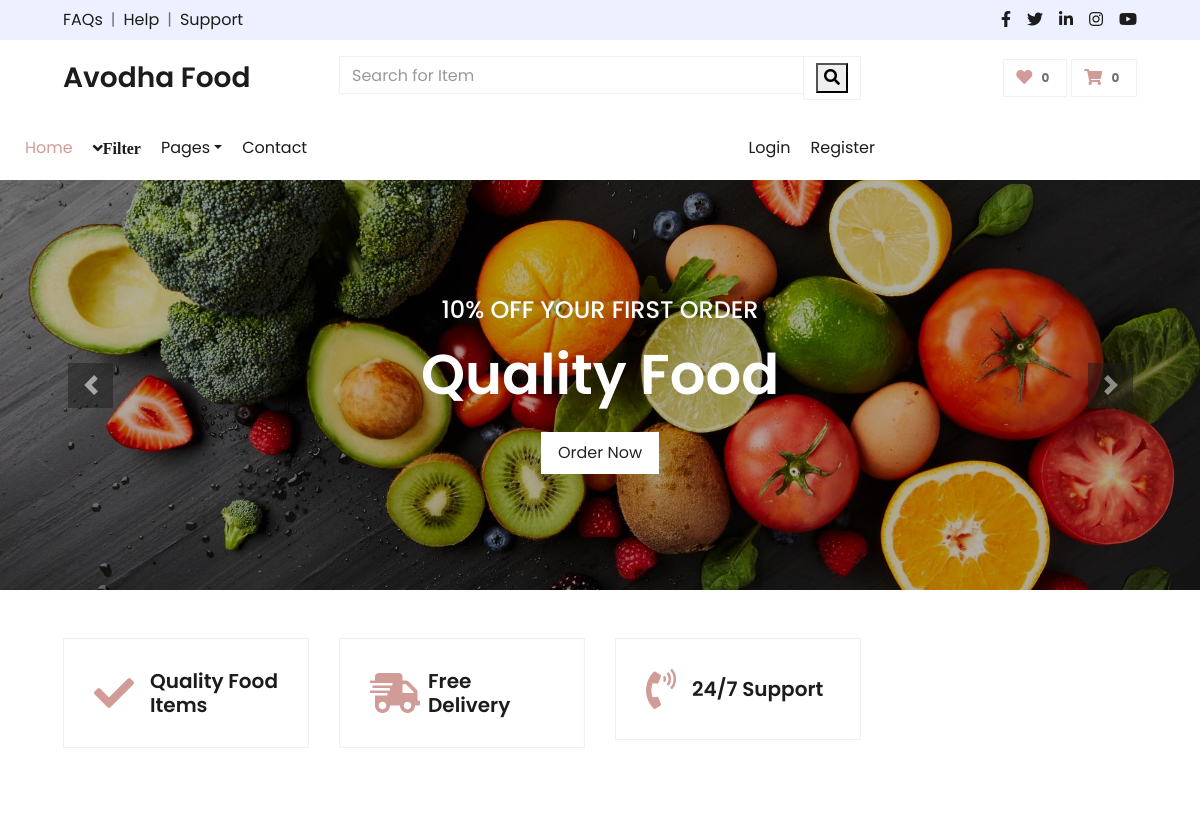
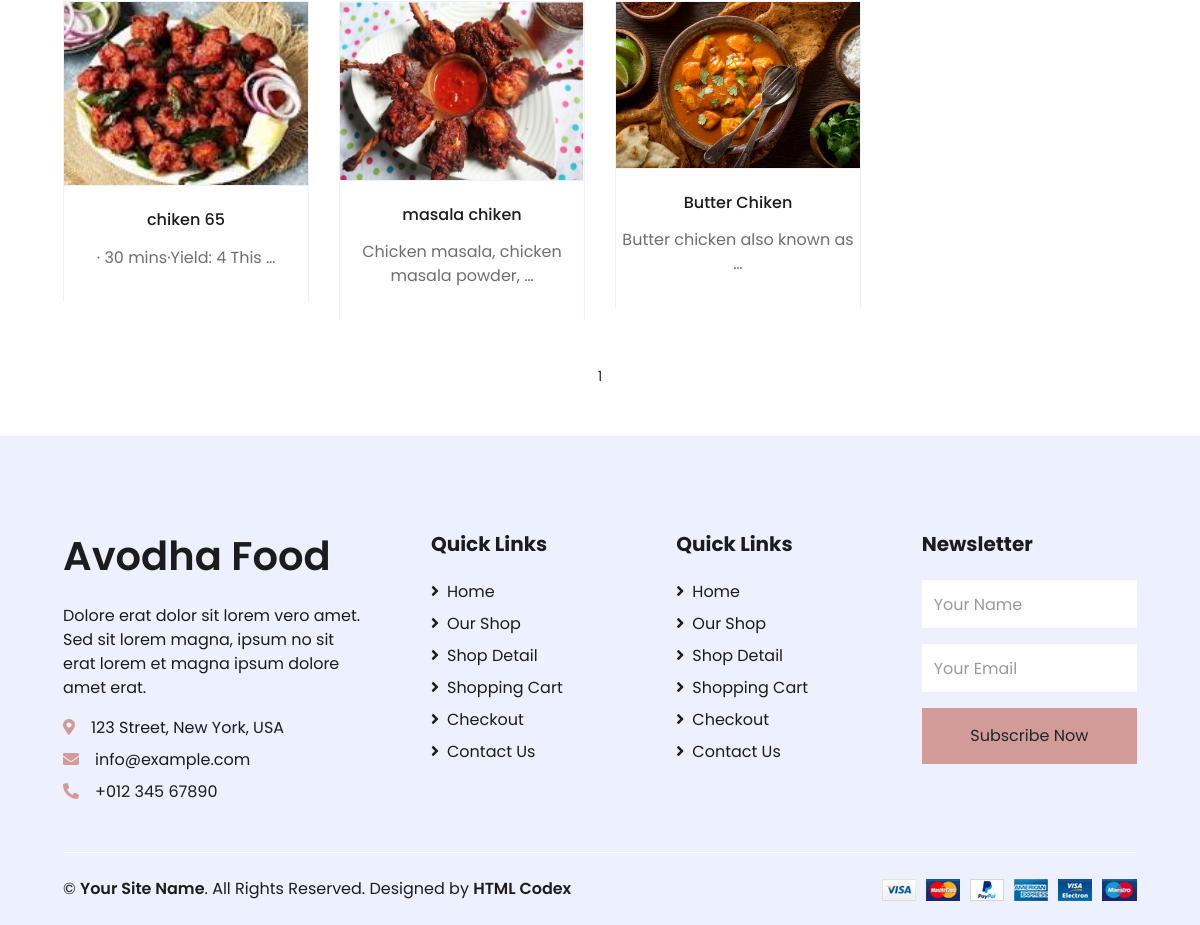
The page /chiken-recipe/ on the database its author committed (2 pictures, top to bottom).
### shop/models.py (models this page shows, shortened)
class Product(models.Model):
    name = models.CharField(max_length=250, unique=True)
    slug = models.SlugField(max_length=250, unique=True)
    img=models.ImageField(upload_to='product')
    desc=models.TextField()
    stock=models.IntegerField()
    available=models.BooleanField()
    price=models.IntegerField()
    category=models.ForeignKey(Category,on_delete=models.CASCADE)
    def get_url(self):
        return reverse('details',args=[self.category.slug,self.slug])

### shop/views.py (the view)
# urls.py: 2. Add a URL to urlpatterns:  path('', views.home, name='home')
def home(request,c_slug=None):
        c_page=None
        prd=None
        if c_slug!=None:
            c_page=get_object_or_404(Category,slug=c_slug)
            prd=Product.objects.filter(category=c_page, available=True)
        else:
            prd = Product.objects.all().filter(available=True)
        catg=Category.objects.all()
        paginator=Paginator(prd,8)
        try:
            page=int(request.GET.get('page','1'))
        except:
            page=1
        try:
            pro=paginator.page(page)
        except (EmptyPage,InvalidPage):
            pro=paginator.page(paginator.num_pages)
        return render(request,'index.html',{'prd': prd,'ct':catg,'page':pro})

### cart/context_processor.py (called while the page is built)
def count(request):
    item_count=0
    if 'admin' in request.path:
        return {}
    else:
        try:
            ct=CartList.objects.filter(cart_id=cart_id(request))
            cti=Items.objects.all().filter(cart=ct[:1])
            for c in cti:
                item_count+=c.quantity
        except CartList.DoesNotExist:
            item_count=0
        return dict(itc=item_count)

### cart/views.py (called while the page is built)
def cart_id(request):
    ct_id=request.session.session_key
    if not ct_id:
        ct_id= request.session.create()
    return ct_id

### shop/models.py (called while the page is built)
    def get_url(self):
        return reverse('prd_cat',args=[self.slug])

### templates/index.html (shortened to what this page needs)
{% extends 'base.html' %}
{% load static %}
{% block content %}
<!DOCTYPE html>
<html lang="en">
<head>
    <link href="https://cdnjs.cloudflare.com/ajax/libs/font-awesome/5.10.0/css/all.min.css" rel="stylesheet">
    <link href="{% static 'home/lib/owlcarousel/assets/owl.carousel.min.css'%}" rel="stylesheet">
    <link href="{% static 'home/css/style.css'%}" rel="stylesheet">
</head>
<body>
                <div id="header-carousel" class="carousel slide" data-ride="carousel">
                    <div class="carousel-inner">
                        <div class="carousel-item active" style="height: 410px;">
                            <img class="img-fluid" src="{% static 'home/img/food1.jpg'%}" alt="Image">
                            <div class="carousel-caption d-flex flex-column align-items-center justify-content-center">
                                <div class="p-3" style="max-width: 700px;">
                                    <h4 class="text-light text-uppercase font-weight-medium mb-3">10% Off Your First Order</h4>
                                    <h3 class="display-4 text-white font-weight-semi-bold mb-4">Quality Food</h3>
                                    <a href="" class="btn btn-light py-2 px-3">Order Now</a>
                                </div>
                            </div>
                        </div>
                    </div>
                    <a class="carousel-control-prev" href="#header-carousel" data-slide="prev">
                        <div class="btn btn-dark" style="width: 45px; height: 45px;">
                            <span class="carousel-control-prev-icon mb-n2"></span>
                        </div>
                    </a>
                    <a class="carousel-control-next" href="#header-carousel" data-slide="next">
                        <div class="btn btn-dark" style="width: 45px; height: 45px;">
                            <span class="carousel-control-next-icon mb-n2"></span>
                        </div>
                    </a>
                </div>
    <div class="container-fluid pt-5">
        <div class="row px-xl-5 pb-3">
            <div class="col-lg-3 col-md-6 col-sm-12 pb-1">
                <div class="d-flex align-items-center border mb-4" style="padding: 30px;">
                    <h1 class="fa fa-check text-primary m-0 mr-3"></h1>
                    <h5 class="font-weight-semi-bold m-0">Quality Food Items</h5>
                </div>
            </div>
            <div class="col-lg-3 col-md-6 col-sm-12 pb-1">
                <div class="d-flex align-items-center border mb-4" style="padding: 30px;">
                    <h1 class="fa fa-shipping-fast text-primary m-0 mr-2"></h1>
                    <h5 class="font-weight-semi-bold m-0">Free Delivery</h5>
                </div>
            </div>
            <div class="col-lg-3 col-md-6 col-sm-12 pb-1">
                <div class="d-flex align-items-center border mb-4" style="padding: 30px;">
                    <h1 class="fa fa-phone-volume text-primary m-0 mr-3"></h1>
                    <h5 class="font-weight-semi-bold m-0">24/7 Support</h5>
                </div>
            </div>
        </div>
    </div>
    <div class="container-fluid pt-5">
        <div class="row px-xl-5 pb-3">
{% for i in page.object_list %}
            <div class="col-lg-3 col-md-6 col-sm-12 pb-1">
                <div class="card product-item border-0 mb-4">
                    <div class="card-header product-img position-relative overflow-hidden bg-transparent border p-0">
                       <a href="{{i.get_url}}"> <img class="img-fluid w-100" src="{{i.img.url}}" alt=""></a>
                    </div>
                    <div class="card-body border-left border-right text-center p-0 pt-4 pb-3">
                        <h6 class="text-truncate mb-3">{{i.name}}</h6>
                        <p>{{i.desc|truncatewords:5}}</p>
                    </div>
                </div>
            </div>
{% endfor %}
        </div>
    </div>
    <center >
        {% for p in page.paginator.page_range %}
            <a href="?page={{p}}"  class="=btn btn-light btn-sm {% if pg.number == p %} active {% endif %}" >{{p}}</a>
        {% endfor %}
    </center>
    <div class="container-fluid bg-secondary text-dark mt-5 pt-5">
        <div class="row px-xl-5 pt-5">
            <div class="col-lg-4 col-md-12 mb-5 pr-3 pr-xl-5">
                <a href="" class="text-decoration-none">
                    <h1 class="mb-4 display-5 font-weight-semi-bold">Avodha Food</h1>
                </a>
                <p>Dolore erat dolor sit lorem vero amet. Sed sit lorem magna, ipsum no sit erat lorem et magna ipsum dolore amet erat.</p>
                <p class="mb-2"><i class="fa fa-map-marker-alt text-primary mr-3"></i>123 Street, New York, USA</p>
                <p class="mb-2"><i class="fa fa-envelope text-primary mr-3"></i>info@example.com</p>
                <p class="mb-0"><i class="fa fa-phone-alt text-primary mr-3"></i>+012 345 67890</p>
            </div>
            <div class="col-lg-8 col-md-12">
                <div class="row">
                    <div class="col-md-4 mb-5">
                        <h5 class="font-weight-bold text-dark mb-4">Quick Links</h5>
                        <div class="d-flex flex-column justify-content-start">
                            <a class="text-dark mb-2" href="index.html"><i class="fa fa-angle-right mr-2"></i>Home</a>
                            <a class="text-dark mb-2" href="shop.html"><i class="fa fa-angle-right mr-2"></i>Our Shop</a>
                            <a class="text-dark mb-2" href="detail.html"><i class="fa fa-angle-right mr-2"></i>Shop Detail</a>
                            <a class="text-dark mb-2" href="cart.html"><i class="fa fa-angle-right mr-2"></i>Shopping Cart</a>
                            <a class="text-dark mb-2" href="checkout.html"><i class="fa fa-angle-right mr-2"></i>Checkout</a>
                            <a class="text-dark" href="contact.html"><i class="fa fa-angle-right mr-2"></i>Contact Us</a>
                        </div>
                    </div>
                    <div class="col-md-4 mb-5">
                        <h5 class="font-weight-bold text-dark mb-4">Quick Links</h5>
                        <div class="d-flex flex-column justify-content-start">
                            <a class="text-dark mb-2" href="index.html"><i class="fa fa-angle-right mr-2"></i>Home</a>
                            <a class="text-dark mb-2" href="shop.html"><i class="fa fa-angle-right mr-2"></i>Our Shop</a>
                            <a class="text-dark mb-2" href="detail.html"><i class="fa fa-angle-right mr-2"></i>Shop Detail</a>
                            <a class="text-dark mb-2" href="cart.html"><i class="fa fa-angle-right mr-2"></i>Shopping Cart</a>
                            <a class="text-dark mb-2" href="checkout.html"><i class="fa fa-angle-right mr-2"></i>Checkout</a>
                            <a class="text-dark" href="contact.html"><i class="fa fa-angle-right mr-2"></i>Contact Us</a>
                        </div>
                    </div>
                    <div class="col-md-4 mb-5">
                        <h5 class="font-weight-bold text-dark mb-4">Newsletter</h5>
                        <form action="">
                            <div class="form-group">
                                <input type="text" class="form-control border-0 py-4" placeholder="Your Name" required="required" />
                            </div>
                            <div class="form-group">
                                <input type="email" class="form-control border-0 py-4" placeholder="Your Email"
                                    required="required" />
                            </div>
                            <div>
                                <button class="btn btn-primary btn-block border-0 py-3" type="submit">Subscribe Now</button>
                            </div>
                        </form>
                    </div>
                </div>
            </div>
        </div>
        <div class="row border-top border-light mx-xl-5 py-4">
            <div class="col-md-6 px-xl-0">
                <p class="mb-md-0 text-center text-md-left text-dark">
                    &copy; <a class="text-dark font-weight-semi-bold" href="#">Your Site Name</a>. All Rights Reserved. Designed
                    by
                    <a class="text-dark font-weight-semi-bold" href="https://htmlcodex.com">HTML Codex</a>
                </p>
            </div>
            <div class="col-md-6 px-xl-0 text-center text-md-right">
                <img class="img-fluid" src="{% static 'home/img/payments.png'%}" alt="">
            </div>
        </div>
    </div>
</body>
</html>
{% endblock %}

### rows shown on the page
Product: img (picture), name "chiken 65", desc "· 30 mins·Yield: 4 This …"
Product: img (picture), name "masala chiken", desc "Chicken masala, chicken masala powder, …"
Product: img (picture), name "Butter Chiken", desc "Butter chicken also known as …"

### other values the page prints
{{ itc }} "0"
{{ p }} "1"
